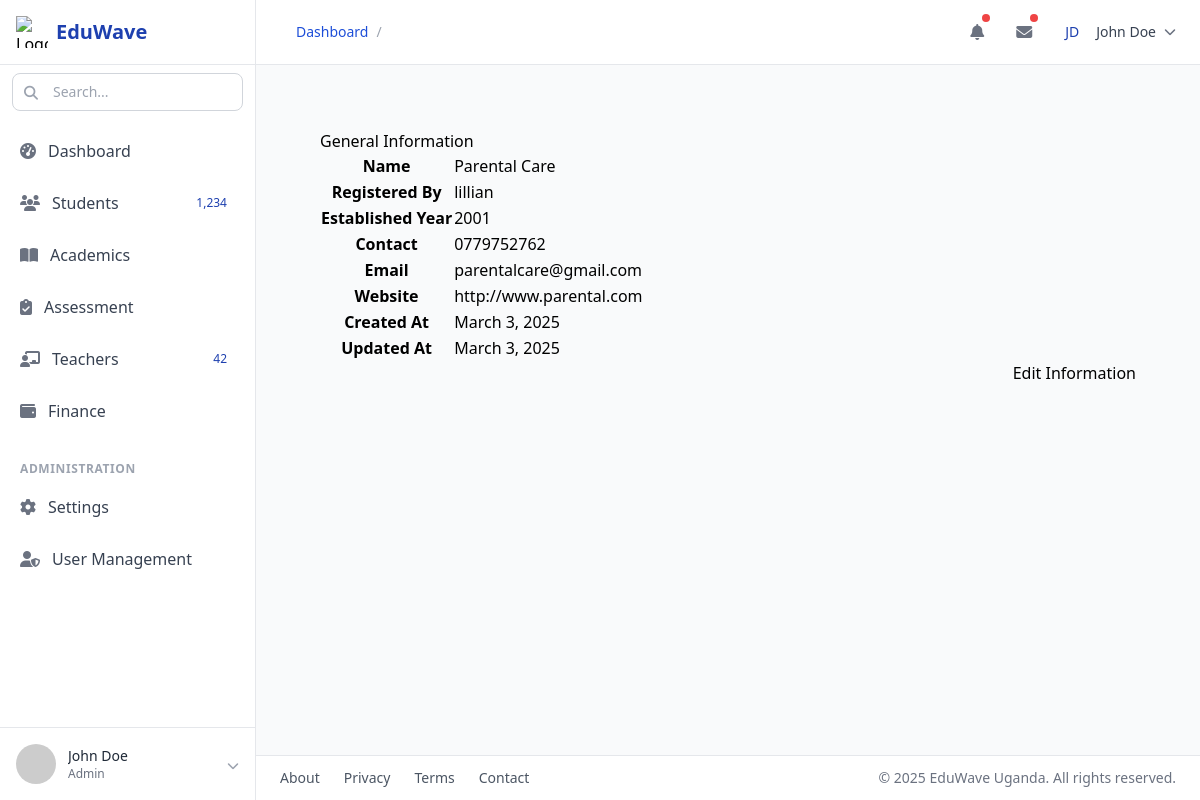
Page /general-information/create/ (signed in) on the committed database.
### management/models.py (models this page shows, shortened)
class GeneralInformation(models.Model):
    school_name = models.CharField(max_length=255, unique=True)
    school_badge = models.ImageField(upload_to="badges", blank=True, null=True)
    box_no = models.CharField(max_length=100, blank=True, null=True)
    location = models.TextField()
    contact_number = models.CharField(
        max_length=15,
        validators=[RegexValidator(r'^\+?\d{7,15}$', message="Enter a valid phone number.")],
    )
    email = models.EmailField()
    website = models.URLField(null=True, blank=True)
    established_year = models.PositiveIntegerField()
    registered_by = models.ForeignKey(CustomUser, on_delete=models.SET_NULL, blank=True, null=True)
    created = models.DateField(auto_now_add=True)
    updated = models.DateField(auto_now=True)
    class Meta:
        db_table = "general_information"
        db_table_comment = "This includes general information about the school"

### accounts/models.py (models this page shows, shortened)
class CustomUser(AbstractUser):
    name = models.CharField(max_length=150, blank=True)  # Add this line
    class Role(models.TextChoices):
        ADMIN = 'ADMIN', _('Admin')
        ACADEMIC = 'ACADEMIC', _('Academic')
        TEACHER = 'TEACHER', _('Teacher')
        FINANCE = 'FINANCE', _('Finance')
        STUDENT = 'STUDENT', _('Student')
        PARENT = 'PARENT', _('Parent')
    email = models.EmailField(_('email_address'), unique=True)
    role = models.CharField(
        max_length=20,
        choices=Role.choices,
        default=Role.STUDENT,
    )
    USERNAME_FIELD = 'email'
    REQUIRED_FIELDS = ['username']
    class Meta:
        db_table = "custom_user"
        db_table_comment = "Custom user model using email for authentication with role-based access"

### accounts/decorators.py (the view)
        def wrapper(request, *args, **kwargs):
            if request.user.is_authenticated and request.user.role in allowed_roles:
                return view_func(request, *args, **kwargs)
            if redirect_url:
                return redirect(redirect_url)
            raise PermissionDenied

### management/views.py (called while the page is built, shortened)
@role_required(allowed_roles=['ADMIN', 'ACADEMIC'])
def create_general_information(request):
    if GeneralInformation.objects.exists():
        existing_instance = GeneralInformation.objects.first()
        return render(
            request, 'generalInformation.html', {'existing_instance': existing_instance}
        )

### management/templates/generalInformation.html
{% extends 'base.html' %}
{% block content %}
<div class="mt-4">
    <div class="card">
        <div class="m-5 p-5">
            <div class="card-header">
                <h4>General Information</h4>
            </div>
            <div class="content table-responsive table-full-width">
                <table class="table table-bordered">
                    <tbody>
                        <tr>
                            <th scope="row">Name</th>
                            <td>{{ existing_instance.school_name }}</td>
                        </tr>
                        <tr>
                            <th scope="row">Registered By</th>
                            <td>{{ existing_instance.registered_by.username }}</td>
                        </tr>
                        <tr>
                            <th scope="row">Established Year</th>
                            <td>{{ existing_instance.established_year }}</td>
                        </tr>
                        <tr>
                            <th scope="row">Contact</th>
                            <td>{{ existing_instance.contact_number }}</td>
                        </tr>
                        <tr>
                            <th scope="row">Email</th>
                            <td>{{ existing_instance.email }}</td>
                        </tr>
                        <tr>
                            <th scope="row">Website</th>
                            <td>{{ existing_instance.website }}</td>
                        </tr>
                        <tr>
                            <th scope="row">Created At</th>
                            <td>{{ existing_instance.created }}</td>
                        </tr>
                        <tr>
                            <th scope="row">Updated At</th>
                            <td>{{ existing_instance.updated }}</td>
                        </tr>
                    </tbody>
                </table>
            </div>
            <div class="card-footer text-end">
                <a href="#" class="btn btn-primary">Edit Information</a>
            </div>
        </div>
    </div>
</div>
{% endblock content %}

### rows in the picture
GeneralInformation: school_name "Parental Care", registered_by.username "lillian", established_year "2001", contact_number "0779752762", email "parentalcare@gmail.com", website "http://www.parental.com", created "March 3, 2025", updated "March 3, 2025"
